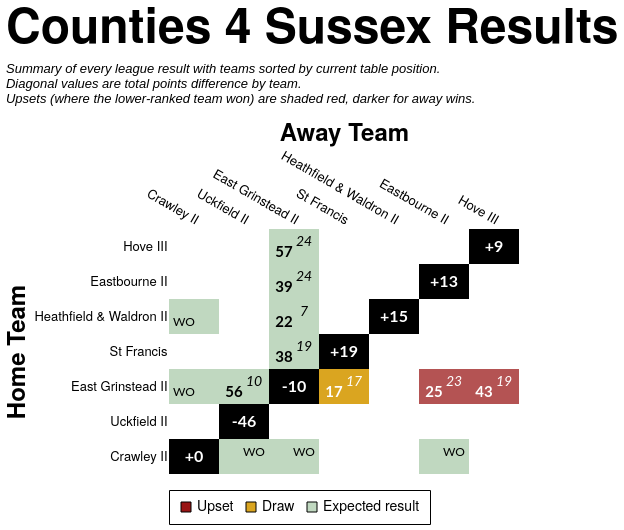

Describe this chart as a Vega-Lite specification.
### Vega-Lite specification from a JSON file in a GitHub repository (floating-point values rounded to 4 significant figures)
{"config": {"axis": {"labelFont": "PT Sans Narrow, Helvetica Neue, Helvetica, Arial, sans-serif", "titleFont": "PT Sans Narrow, Helvetica Neue, Helvetica, Arial, sans-serif", "labelFontSize": 13, "titleFontSize": 24, "gridColor": "#202947", "gridOpacity": 0.2, "zindex": 1}, "text": {"font": "Lato, sans-serif"}, "bar": {"cornerRadiusEnd": 5}, "header": {"labelFont": "PT Sans Narrow, Helvetica Neue, Helvetica, Arial, sans-serif", "titleFont": "PT Sans Narrow, Helvetica Neue, Helvetica, Arial, sans-serif", "labelFontSize": 24, "titleFontSize": 28, "labelFontWeight": "bold", "orient": "left"}, "legend": {"labelFont": "PT Sans Narrow, Helvetica Neue, Helvetica, Arial, sans-serif", "titleFont": "PT Sans Narrow, Helvetica Neue, Helvetica, Arial, sans-serif", "labelFontSize": 14, "titleFontSize": 16, "titlePadding": 5, "fillColor": "white", "strokeColor": "black", "padding": 10, "titleFontWeight": "lighter", "titleFontStyle": "italic", "titleColor": "gray", "offset": 10}, "title": {"font": "PT Sans Narrow, Helvetica Neue, Helvetica, Arial, sans-serif", "fontSize": 48, "fontWeight": "bold", "anchor": "start", "align": "center", "titlePadding": 20, "subtitlePadding": 10, "subtitleFontSize": 13, "subtitleColor": "", "subtitleFontStyle": "italic", "offset": 15, "color": "black"}, "axisX": {"labelAngle": 0}, "facet": {"title": null, "header": null, "align": {"row": "each", "column": "each"}, "spacing": 10}, "resolve": {"scale": {"y": "independent", "facet": "independent"}}, "background": "transparent", "scale": {"offsetBandPaddingOuter": 0.2, "offsetBandPaddingInner": 0.1}, "view": {"stroke": null, "background": "transparent"}}, "layer": [{"data": {"name": "data-c476c2890ef0f226110b5867b8615b88"}, "mark": {"type": "rect"}, "encoding": {"color": {"field": "unexpected_result", "legend": {"labelExpr": "datum.value === 'Upset (Away Win)' ? 'Upset' : datum.value", "labelLimit": 220, "offset": 16, "orient": "bottom", "symbolStrokeColor": "black", "symbolStrokeWidth": 1, "values": ["Upset (Away Win)", "Draw", "Expected result"]}, "scale": {"domain": ["Expected result", "Upset (Home Win)", "Upset (Away Win)", "Draw", "To be played", "N/A"], "range": ["#146f1444", "#991515bb", "#991515", "goldenrod", "white", "black"]}, "title": null, "type": "nominal"}, "opacity": {"condition": {"test": "datum.home_team == param_32['home_team'] || datum.away_team == param_32['home_team'] || !isValid(param_32['home_team'])", "value": 1.0}, "value": 0.1}, "tooltip": [{"field": "home_team", "title": "Home", "type": "nominal"}, {"field": "away_team", "title": "Away", "type": "nominal"}, {"field": "home_score_text", "title": "Home Score", "type": "nominal"}, {"field": "away_score_text", "title": "Away Score", "type": "nominal"}, {"field": "result", "title": "Result", "type": "nominal"}, {"field": "unexpected_result", "title": "Unexpectedness", "type": "nominal"}, {"field": "date", "format": "%d %b %Y", "title": "Date", "type": "temporal"}], "x": {"axis": {"domain": false, "grid": false, "labelAngle": 30, "orient": "top", "ticks": false}, "field": "away_team", "sort": ["Crawley II", "Uckfield II", "East Grinstead II", "St Francis", "Heathfield & Waldron II", "Eastbourne II", "Hove III"], "title": "Away Team", "type": "nominal"}, "y": {"axis": {"domain": false, "grid": false, "ticks": false}, "field": "home_team", "sort": ["Hove III", "Eastbourne II", "Heathfield & Waldron II", "St Francis", "East Grinstead II", "Uckfield II", "Crawley II"], "title": "Home Team", "type": "nominal"}}, "name": "view_29"}, {"data": {"name": "data-c476c2890ef0f226110b5867b8615b88"}, "mark": {"type": "text", "fontStyle": "italic", "size": 14, "xOffset": 10, "yOffset": -5}, "encoding": {"color": {"condition": {"test": "(datum.home_team == param_32['home_team'] || datum.away_team == param_32['home_team'] || !isValid(param_32['home_team'])) && datum.unexpected_result == 'Expected result'", "value": "black"}, "value": "white"}, "text": {"field": "away_score_text", "type": "nominal"}, "x": {"field": "away_team", "sort": ["Crawley II", "Uckfield II", "East Grinstead II", "St Francis", "Heathfield & Waldron II", "Eastbourne II", "Hove III"], "type": "nominal"}, "y": {"field": "home_team", "sort": ["Hove III", "Eastbourne II", "Heathfield & Waldron II", "St Francis", "East Grinstead II", "Uckfield II", "Crawley II"], "type": "nominal"}}, "transform": [{"filter": "datum.away_score_text != '' && datum.away_score_text != 'WO'"}]}, {"data": {"name": "data-c476c2890ef0f226110b5867b8615b88"}, "mark": {"type": "text", "size": 12, "xOffset": 10, "yOffset": -5}, "encoding": {"color": {"condition": {"test": "(datum.home_team == param_32['home_team'] || datum.away_team == param_32['home_team'] || !isValid(param_32['home_team'])) && datum.unexpected_result == 'Expected result'", "value": "black"}, "value": "white"}, "text": {"field": "away_score_text", "type": "nominal"}, "x": {"field": "away_team", "sort": ["Crawley II", "Uckfield II", "East Grinstead II", "St Francis", "Heathfield & Waldron II", "Eastbourne II", "Hove III"], "type": "nominal"}, "y": {"field": "home_team", "sort": ["Hove III", "Eastbourne II", "Heathfield & Waldron II", "St Francis", "East Grinstead II", "Uckfield II", "Crawley II"], "type": "nominal"}}, "transform": [{"filter": "datum.away_score_text == 'WO'"}]}, {"data": {"name": "data-c476c2890ef0f226110b5867b8615b88"}, "mark": {"type": "text", "fontWeight": "bold", "size": 15, "xOffset": -10, "yOffset": 5}, "encoding": {"color": {"condition": {"test": "(datum.home_team == param_32['home_team'] || datum.away_team == param_32['home_team'] || !isValid(param_32['home_team'])) && datum.unexpected_result == 'Expected result'", "value": "black"}, "value": "white"}, "text": {"field": "home_score_text", "type": "nominal"}, "x": {"field": "away_team", "sort": ["Crawley II", "Uckfield II", "East Grinstead II", "St Francis", "Heathfield & Waldron II", "Eastbourne II", "Hove III"], "type": "nominal"}, "y": {"field": "home_team", "sort": ["Hove III", "Eastbourne II", "Heathfield & Waldron II", "St Francis", "East Grinstead II", "Uckfield II", "Crawley II"], "type": "nominal"}}, "transform": [{"filter": "datum.home_score_text != '' && datum.home_score_text != 'WO'"}]}, {"data": {"name": "data-c476c2890ef0f226110b5867b8615b88"}, "mark": {"type": "text", "size": 12, "xOffset": -10, "yOffset": 5}, "encoding": {"color": {"condition": {"test": "(datum.home_team == param_32['home_team'] || datum.away_team == param_32['home_team'] || !isValid(param_32['home_team'])) && datum.unexpected_result == 'Expected result'", "value": "black"}, "value": "white"}, "text": {"field": "home_score_text", "type": "nominal"}, "x": {"field": "away_team", "sort": ["Crawley II", "Uckfield II", "East Grinstead II", "St Francis", "Heathfield & Waldron II", "Eastbourne II", "Hove III"], "type": "nominal"}, "y": {"field": "home_team", "sort": ["Hove III", "Eastbourne II", "Heathfield & Waldron II", "St Francis", "East Grinstead II", "Uckfield II", "Crawley II"], "type": "nominal"}}, "transform": [{"filter": "datum.home_score_text == 'WO'"}]}, {"data": {"name": "data-fecc7afd5414ebbbadb48049a19bf62b"}, "mark": {"type": "text", "color": "white", "fontWeight": "bold", "size": 16}, "encoding": {"text": {"field": "display_text", "type": "nominal"}, "tooltip": [{"field": "home_team", "title": "Team", "type": "nominal"}, {"field": "display_text", "title": "Points Difference", "type": "nominal"}], "x": {"field": "away_team", "sort": ["Crawley II", "Uckfield II", "East Grinstead II", "St Francis", "Heathfield & Waldron II", "Eastbourne II", "Hove III"], "type": "nominal"}, "y": {"field": "home_team", "sort": ["Hove III", "Eastbourne II", "Heathfield & Waldron II", "St Francis", "East Grinstead II", "Uckfield II", "Crawley II"], "type": "nominal"}}}], "height": {"step": 35}, "params": [{"name": "param_32", "select": {"type": "point", "clear": "dblclick", "fields": ["home_team"], "on": "click"}, "value": null, "views": ["view_29"]}], "title": {"text": "Counties 4 Sussex Results", "subtitle": ["Summary of every league result with teams sorted by current table position.", "Diagonal values are total points difference by team.", "Upsets (where the lower-ranked team won) are shaded red, darker for away wins."]}, "width": {"step": 50}, "$schema": "https://vega.github.io/schema/vega-lite/v5.20.1.json", "datasets": {"data-c476c2890ef0f226110b5867b8615b88": [{"home_team": "Crawley II", "away_team": "Crawley II", "match_id": null, "date": "", "home_score": null, "away_score": null, "home_walkover": null, "away_walkover": null, "result": "N/A", "home_score_text": "", "away_score_text": "", "wo_result": "", "score_text": "", "display_text": "+0", "is_diagonal": true, "result_simple": "N/A", "unexpected_result": "N/A", "unexpected_opacity": 1.0}, {"home_team": "Crawley II", "away_team": "East Grinstead II", "match_id": "995325", "date": "2022-10-01T00:00:00", "home_score": null, "away_score": null, "home_walkover": false, "away_walkover": true, "result": "Away Win", "home_score_text": "", "away_score_text": "WO", "wo_result": "AWO", "score_text": "WO", "display_text": "WO", "is_diagonal": false, "result_simple": "Away Win", "unexpected_result": "Expected result", "unexpected_opacity": 0.25}, {"home_team": "Crawley II", "away_team": "Eastbourne II", "match_id": "995339", "date": "2022-11-12T00:00:00", "home_score": null, "away_score": null, "home_walkover": false, "away_walkover": true, "result": "Away Win", "home_score_text": "", "away_score_text": "WO", "wo_result": "AWO", "score_text": "WO", "display_text": "WO", "is_diagonal": false, "result_simple": "Away Win", "unexpected_result": "Expected result", "unexpected_opacity": 0.25}, {"home_team": "Crawley II", "away_team": "Heathfield & Waldron II", "match_id": null, "date": "", "home_score": null, "away_score": null, "home_walkover": null, "away_walkover": null, "result": "To be played", "home_score_text": "", "away_score_text": "", "wo_result": "", "score_text": "", "display_text": "", "is_diagonal": false, "result_simple": "To be played", "unexpected_result": "To be played", "unexpected_opacity": 1.0}, {"home_team": "Crawley II", "away_team": "Hove III", "match_id": null, "date": "", "home_score": null, "away_score": null, "home_walkover": null, "away_walkover": null, "result": "To be played", "home_score_text": "", "away_score_text": "", "wo_result": "", "score_text": "", "display_text": "", "is_diagonal": false, "result_simple": "To be played", "unexpected_result": "To be played", "unexpected_opacity": 1.0}, {"home_team": "Crawley II", "away_team": "St Francis", "match_id": null, "date": "", "home_score": null, "away_score": null, "home_walkover": null, "away_walkover": null, "result": "To be played", "home_score_text": "", "away_score_text": "", "wo_result": "", "score_text": "", "display_text": "", "is_diagonal": false, "result_simple": "To be played", "unexpected_result": "To be played", "unexpected_opacity": 1.0}, {"home_team": "Crawley II", "away_team": "Uckfield II", "match_id": "995351", "date": "2022-12-10T00:00:00", "home_score": null, "away_score": null, "home_walkover": false, "away_walkover": true, "result": "Away Win", "home_score_text": "", "away_score_text": "WO", "wo_result": "AWO", "score_text": "WO", "display_text": "WO", "is_diagonal": false, "result_simple": "Away Win", "unexpected_result": "Expected result", "unexpected_opacity": 0.25}, {"home_team": "East Grinstead II", "away_team": "Crawley II", "match_id": "995349", "date": "2022-12-03T00:00:00", "home_score": null, "away_score": null, "home_walkover": true, "away_walkover": false, "result": "Home Win", "home_score_text": "WO", "away_score_text": "", "wo_result": "HWO", "score_text": "WO", "display_text": "WO", "is_diagonal": false, "result_simple": "Home Win", "unexpected_result": "Expected result", "unexpected_opacity": 0.25}, {"home_team": "East Grinstead II", "away_team": "East Grinstead II", "match_id": null, "date": "", "home_score": null, "away_score": null, "home_walkover": null, "away_walkover": null, "result": "N/A", "home_score_text": "", "away_score_text": "", "wo_result": "", "score_text": "", "display_text": "-10", "is_diagonal": true, "result_simple": "N/A", "unexpected_result": "N/A", "unexpected_opacity": 1.0}, {"home_team": "East Grinstead II", "away_team": "Eastbourne II", "match_id": "995326", "date": "2022-10-15T00:00:00", "home_score": 25, "away_score": 23, "home_walkover": false, "away_walkover": false, "result": "Home Win (LBP)", "home_score_text": "25", "away_score_text": "23", "wo_result": "", "score_text": "25-23", "display_text": "25-23", "is_diagonal": false, "result_simple": "Home Win", "unexpected_result": "Upset (Home Win)", "unexpected_opacity": 0.75}, {"home_team": "East Grinstead II", "away_team": "Heathfield & Waldron II", "match_id": null, "date": "", "home_score": null, "away_score": null, "home_walkover": null, "away_walkover": null, "result": "To be played", "home_score_text": "", "away_score_text": "", "wo_result": "", "score_text": "", "display_text": "", "is_diagonal": false, "result_simple": "To be played", "unexpected_result": "To be played", "unexpected_opacity": 1.0}, {"home_team": "East Grinstead II", "away_team": "Hove III", "match_id": "1032189", "date": "2023-01-07T00:00:00", "home_score": 43, "away_score": 19, "home_walkover": false, "away_walkover": false, "result": "Home Win", "home_score_text": "43", "away_score_text": "19", "wo_result": "", "score_text": "43-19", "display_text": "43-19", "is_diagonal": false, "result_simple": "Home Win", "unexpected_result": "Upset (Home Win)", "unexpected_opacity": 0.75}, {"home_team": "East Grinstead II", "away_team": "St Francis", "match_id": "995334", "date": "2022-10-29T00:00:00", "home_score": 17, "away_score": 17, "home_walkover": false, "away_walkover": false, "result": "Draw", "home_score_text": "17", "away_score_text": "17", "wo_result": "", "score_text": "17-17", "display_text": "17-17", "is_diagonal": false, "result_simple": "Draw", "unexpected_result": "Draw", "unexpected_opacity": 0.75}, {"home_team": "East Grinstead II", "away_team": "Uckfield II", "match_id": "1034960", "date": "2023-02-11T00:00:00", "home_score": 56, "away_score": 10, "home_walkover": false, "away_walkover": false, "result": "Home Win", "home_score_text": "56", "away_score_text": "10", "wo_result": "", "score_text": "56-10", "display_text": "56-10", "is_diagonal": false, "result_simple": "Home Win", "unexpected_result": "Expected result", "unexpected_opacity": 0.25}, {"home_team": "Eastbourne II", "away_team": "Crawley II", "match_id": null, "date": "", "home_score": null, "away_score": null, "home_walkover": null, "away_walkover": null, "result": "To be played", "home_score_text": "", "away_score_text": "", "wo_result": "", "score_text": "", "display_text": "", "is_diagonal": false, "result_simple": "To be played", "unexpected_result": "To be played", "unexpected_opacity": 1.0}, {"home_team": "Eastbourne II", "away_team": "East Grinstead II", "match_id": "1032182", "date": "2023-01-21T00:00:00", "home_score": 39, "away_score": 24, "home_walkover": false, "away_walkover": false, "result": "Home Win", "home_score_text": "39", "away_score_text": "24", "wo_result": "", "score_text": "39-24", "display_text": "39-24", "is_diagonal": false, "result_simple": "Home Win", "unexpected_result": "Expected result", "unexpected_opacity": 0.25}, {"home_team": "Eastbourne II", "away_team": "Eastbourne II", "match_id": null, "date": "", "home_score": null, "away_score": null, "home_walkover": null, "away_walkover": null, "result": "N/A", "home_score_text": "", "away_score_text": "", "wo_result": "", "score_text": "", "display_text": "+13", "is_diagonal": true, "result_simple": "N/A", "unexpected_result": "N/A", "unexpected_opacity": 1.0}, {"home_team": "Eastbourne II", "away_team": "Heathfield & Waldron II", "match_id": null, "date": "", "home_score": null, "away_score": null, "home_walkover": null, "away_walkover": null, "result": "To be played", "home_score_text": "", "away_score_text": "", "wo_result": "", "score_text": "", "display_text": "", "is_diagonal": false, "result_simple": "To be played", "unexpected_result": "To be played", "unexpected_opacity": 1.0}, {"home_team": "Eastbourne II", "away_team": "Hove III", "match_id": null, "date": "", "home_score": null, "away_score": null, "home_walkover": null, "away_walkover": null, "result": "To be played", "home_score_text": "", "away_score_text": "", "wo_result": "", "score_text": "", "display_text": "", "is_diagonal": false, "result_simple": "To be played", "unexpected_result": "To be played", "unexpected_opacity": 1.0}, {"home_team": "Eastbourne II", "away_team": "St Francis", "match_id": null, "date": "", "home_score": null, "away_score": null, "home_walkover": null, "away_walkover": null, "result": "To be played", "home_score_text": "", "away_score_text": "", "wo_result": "", "score_text": "", "display_text": "", "is_diagonal": false, "result_simple": "To be played", "unexpected_result": "To be played", "unexpected_opacity": 1.0}, {"home_team": "Eastbourne II", "away_team": "Uckfield II", "match_id": null, "date": "", "home_score": null, "away_score": null, "home_walkover": null, "away_walkover": null, "result": "To be played", "home_score_text": "", "away_score_text": "", "wo_result": "", "score_text": "", "display_text": "", "is_diagonal": false, "result_simple": "To be played", "unexpected_result": "To be played", "unexpected_opacity": 1.0}, {"home_team": "Heathfield & Waldron II", "away_team": "Crawley II", "match_id": "1034971", "date": "2023-02-11T00:00:00", "home_score": null, "away_score": null, "home_walkover": true, "away_walkover": false, "result": "Home Win", "home_score_text": "WO", "away_score_text": "", "wo_result": "HWO", "score_text": "WO", "display_text": "WO", "is_diagonal": false, "result_simple": "Home Win", "unexpected_result": "Expected result", "unexpected_opacity": 0.25}, {"home_team": "Heathfield & Waldron II", "away_team": "East Grinstead II", "match_id": "995341", "date": "2022-11-12T00:00:00", "home_score": 22, "away_score": 7, "home_walkover": false, "away_walkover": false, "result": "Home Win", "home_score_text": "22", "away_score_text": "7", "wo_result": "", "score_text": "22-7", "display_text": "22-7", "is_diagonal": false, "result_simple": "Home Win", "unexpected_result": "Expected result", "unexpected_opacity": 0.25}, {"home_team": "Heathfield & Waldron II", "away_team": "Eastbourne II", "match_id": null, "date": "", "home_score": null, "away_score": null, "home_walkover": null, "away_walkover": null, "result": "To be played", "home_score_text": "", "away_score_text": "", "wo_result": "", "score_text": "", "display_text": "", "is_diagonal": false, "result_simple": "To be played", "unexpected_result": "To be played", "unexpected_opacity": 1.0}, {"home_team": "Heathfield & Waldron II", "away_team": "Heathfield & Waldron II", "match_id": null, "date": "", "home_score": null, "away_score": null, "home_walkover": null, "away_walkover": null, "result": "N/A", "home_score_text": "", "away_score_text": "", "wo_result": "", "score_text": "", "display_text": "+15", "is_diagonal": true, "result_simple": "N/A", "unexpected_result": "N/A", "unexpected_opacity": 1.0}, {"home_team": "Heathfield & Waldron II", "away_team": "Hove III", "match_id": null, "date": "", "home_score": null, "away_score": null, "home_walkover": null, "away_walkover": null, "result": "To be played", "home_score_text": "", "away_score_text": "", "wo_result": "", "score_text": "", "display_text": "", "is_diagonal": false, "result_simple": "To be played", "unexpected_result": "To be played", "unexpected_opacity": 1.0}, {"home_team": "Heathfield & Waldron II", "away_team": "St Francis", "match_id": null, "date": "", "home_score": null, "away_score": null, "home_walkover": null, "away_walkover": null, "result": "To be played", "home_score_text": "", "away_score_text": "", "wo_result": "", "score_text": "", "display_text": "", "is_diagonal": false, "result_simple": "To be played", "unexpected_result": "To be played", "unexpected_opacity": 1.0}, {"home_team": "Heathfield & Waldron II", "away_team": "Uckfield II", "match_id": null, "date": "", "home_score": null, "away_score": null, "home_walkover": null, "away_walkover": null, "result": "To be played", "home_score_text": "", "away_score_text": "", "wo_result": "", "score_text": "", "display_text": "", "is_diagonal": false, "result_simple": "To be played", "unexpected_result": "To be played", "unexpected_opacity": 1.0}, {"home_team": "Hove III", "away_team": "Crawley II", "match_id": null, "date": "", "home_score": null, "away_score": null, "home_walkover": null, "away_walkover": null, "result": "To be played", "home_score_text": "", "away_score_text": "", "wo_result": "", "score_text": "", "display_text": "", "is_diagonal": false, "result_simple": "To be played", "unexpected_result": "To be played", "unexpected_opacity": 1.0}, {"home_team": "Hove III", "away_team": "East Grinstead II", "match_id": "995369", "date": "2023-03-04T00:00:00", "home_score": 57, "away_score": 24, "home_walkover": false, "away_walkover": false, "result": "Home Win", "home_score_text": "57", "away_score_text": "24", "wo_result": "", "score_text": "57-24", "display_text": "57-24", "is_diagonal": false, "result_simple": "Home Win", "unexpected_result": "Expected result", "unexpected_opacity": 0.25}, {"home_team": "Hove III", "away_team": "Eastbourne II", "match_id": null, "date": "", "home_score": null, "away_score": null, "home_walkover": null, "away_walkover": null, "result": "To be played", "home_score_text": "", "away_score_text": "", "wo_result": "", "score_text": "", "display_text": "", "is_diagonal": false, "result_simple": "To be played", "unexpected_result": "To be played", "unexpected_opacity": 1.0}, {"home_team": "Hove III", "away_team": "Heathfield & Waldron II", "match_id": null, "date": "", "home_score": null, "away_score": null, "home_walkover": null, "away_walkover": null, "result": "To be played", "home_score_text": "", "away_score_text": "", "wo_result": "", "score_text": "", "display_text": "", "is_diagonal": false, "result_simple": "To be played", "unexpected_result": "To be played", "unexpected_opacity": 1.0}, {"home_team": "Hove III", "away_team": "Hove III", "match_id": null, "date": "", "home_score": null, "away_score": null, "home_walkover": null, "away_walkover": null, "result": "N/A", "home_score_text": "", "away_score_text": "", "wo_result": "", "score_text": "", "display_text": "+9", "is_diagonal": true, "result_simple": "N/A", "unexpected_result": "N/A", "unexpected_opacity": 1.0}, {"home_team": "Hove III", "away_team": "St Francis", "match_id": null, "date": "", "home_score": null, "away_score": null, "home_walkover": null, "away_walkover": null, "result": "To be played", "home_score_text": "", "away_score_text": "", "wo_result": "", "score_text": "", "display_text": "", "is_diagonal": false, "result_simple": "To be played", "unexpected_result": "To be played", "unexpected_opacity": 1.0}, {"home_team": "Hove III", "away_team": "Uckfield II", "match_id": null, "date": "", "home_score": null, "away_score": null, "home_walkover": null, "away_walkover": null, "result": "To be played", "home_score_text": "", "away_score_text": "", "wo_result": "", "score_text": "", "display_text": "", "is_diagonal": false, "result_simple": "To be played", "unexpected_result": "To be played", "unexpected_opacity": 1.0}, {"home_team": "St Francis", "away_team": "Crawley II", "match_id": null, "date": "", "home_score": null, "away_score": null, "home_walkover": null, "away_walkover": null, "result": "To be played", "home_score_text": "", "away_score_text": "", "wo_result": "", "score_text": "", "display_text": "", "is_diagonal": false, "result_simple": "To be played", "unexpected_result": "To be played", "unexpected_opacity": 1.0}, {"home_team": "St Francis", "away_team": "East Grinstead II", "match_id": "995361", "date": "2023-01-28T00:00:00", "home_score": 38, "away_score": 19, "home_walkover": false, "away_walkover": false, "result": "Home Win", "home_score_text": "38", "away_score_text": "19", "wo_result": "", "score_text": "38-19", "display_text": "38-19", "is_diagonal": false, "result_simple": "Home Win", "unexpected_result": "Expected result", "unexpected_opacity": 0.25}, {"home_team": "St Francis", "away_team": "Eastbourne II", "match_id": null, "date": "", "home_score": null, "away_score": null, "home_walkover": null, "away_walkover": null, "result": "To be played", "home_score_text": "", "away_score_text": "", "wo_result": "", "score_text": "", "display_text": "", "is_diagonal": false, "result_simple": "To be played", "unexpected_result": "To be played", "unexpected_opacity": 1.0}, {"home_team": "St Francis", "away_team": "Heathfield & Waldron II", "match_id": null, "date": "", "home_score": null, "away_score": null, "home_walkover": null, "away_walkover": null, "result": "To be played", "home_score_text": "", "away_score_text": "", "wo_result": "", "score_text": "", "display_text": "", "is_diagonal": false, "result_simple": "To be played", "unexpected_result": "To be played", "unexpected_opacity": 1.0}, {"home_team": "St Francis", "away_team": "Hove III", "match_id": null, "date": "", "home_score": null, "away_score": null, "home_walkover": null, "away_walkover": null, "result": "To be played", "home_score_text": "", "away_score_text": "", "wo_result": "", "score_text": "", "display_text": "", "is_diagonal": false, "result_simple": "To be played", "unexpected_result": "To be played", "unexpected_opacity": 1.0}, {"home_team": "St Francis", "away_team": "St Francis", "match_id": null, "date": "", "home_score": null, "away_score": null, "home_walkover": null, "away_walkover": null, "result": "N/A", "home_score_text": "", "away_score_text": "", "wo_result": "", "score_text": "", "display_text": "+19", "is_diagonal": true, "result_simple": "N/A", "unexpected_result": "N/A", "unexpected_opacity": 1.0}, {"home_team": "St Francis", "away_team": "Uckfield II", "match_id": null, "date": "", "home_score": null, "away_score": null, "home_walkover": null, "away_walkover": null, "result": "To be played", "home_score_text": "", "away_score_text": "", "wo_result": "", "score_text": "", "display_text": "", "is_diagonal": false, "result_simple": "To be played", "unexpected_result": "To be played", "unexpected_opacity": 1.0}, {"home_team": "Uckfield II", "away_team": "Crawley II", "match_id": null, "date": "", "home_score": null, "away_score": null, "home_walkover": null, "away_walkover": null, "result": "To be played", "home_score_text": "", "away_score_text": "", "wo_result": "", "score_text": "", "display_text": "", "is_diagonal": false, "result_simple": "To be played", "unexpected_result": "To be played", "unexpected_opacity": 1.0}, {"home_team": "Uckfield II", "away_team": "East Grinstead II", "match_id": null, "date": "", "home_score": null, "away_score": null, "home_walkover": null, "away_walkover": null, "result": "To be played", "home_score_text": "", "away_score_text": "", "wo_result": "", "score_text": "", "display_text": "", "is_diagonal": false, "result_simple": "To be played", "unexpected_result": "To be played", "unexpected_opacity": 1.0}, {"home_team": "Uckfield II", "away_team": "Eastbourne II", "match_id": null, "date": "", "home_score": null, "away_score": null, "home_walkover": null, "away_walkover": null, "result": "To be played", "home_score_text": "", "away_score_text": "", "wo_result": "", "score_text": "", "display_text": "", "is_diagonal": false, "result_simple": "To be played", "unexpected_result": "To be played", "unexpected_opacity": 1.0}, {"home_team": "Uckfield II", "away_team": "Heathfield & Waldron II", "match_id": null, "date": "", "home_score": null, "away_score": null, "home_walkover": null, "away_walkover": null, "result": "To be played", "home_score_text": "", "away_score_text": "", "wo_result": "", "score_text": "", "display_text": "", "is_diagonal": false, "result_simple": "To be played", "unexpected_result": "To be played", "unexpected_opacity": 1.0}, {"home_team": "Uckfield II", "away_team": "Hove III", "match_id": null, "date": "", "home_score": null, "away_score": null, "home_walkover": null, "away_walkover": null, "result": "To be played", "home_score_text": "", "away_score_text": "", "wo_result": "", "score_text": "", "display_text": "", "is_diagonal": false, "result_simple": "To be played", "unexpected_result": "To be played", "unexpected_opacity": 1.0}, {"home_team": "Uckfield II", "away_team": "St Francis", "match_id": null, "date": "", "home_score": null, "away_score": null, "home_walkover": null, "away_walkover": null, "result": "To be played", "home_score_text": "", "away_score_text": "", "wo_result": "", "score_text": "", "display_text": "", "is_diagonal": false, "result_simple": "To be played", "unexpected_result": "To be played", "unexpected_opacity": 1.0}, {"home_team": "Uckfield II", "away_team": "Uckfield II", "match_id": null, "date": "", "home_score": null, "away_score": null, "home_walkover": null, "away_walkover": null, "result": "N/A", "home_score_text": "", "away_score_text": "", "wo_result": "", "score_text": "", "display_text": "-46", "is_diagonal": true, "result_simple": "N/A", "unexpected_result": "N/A", "unexpected_opacity": 1.0}], "data-fecc7afd5414ebbbadb48049a19bf62b": [{"home_team": "Crawley II", "away_team": "Crawley II", "match_id": null, "date": "", "home_score": null, "away_score": null, "home_walkover": null, "away_walkover": null, "result": "N/A", "home_score_text": "", "away_score_text": "", "wo_result": "", "score_text": "", "display_text": "+0", "is_diagonal": true, "result_simple": "N/A", "unexpected_result": "N/A", "unexpected_opacity": 1.0}, {"home_team": "East Grinstead II", "away_team": "East Grinstead II", "match_id": null, "date": "", "home_score": null, "away_score": null, "home_walkover": null, "away_walkover": null, "result": "N/A", "home_score_text": "", "away_score_text": "", "wo_result": "", "score_text": "", "display_text": "-10", "is_diagonal": true, "result_simple": "N/A", "unexpected_result": "N/A", "unexpected_opacity": 1.0}, {"home_team": "Eastbourne II", "away_team": "Eastbourne II", "match_id": null, "date": "", "home_score": null, "away_score": null, "home_walkover": null, "away_walkover": null, "result": "N/A", "home_score_text": "", "away_score_text": "", "wo_result": "", "score_text": "", "display_text": "+13", "is_diagonal": true, "result_simple": "N/A", "unexpected_result": "N/A", "unexpected_opacity": 1.0}, {"home_team": "Heathfield & Waldron II", "away_team": "Heathfield & Waldron II", "match_id": null, "date": "", "home_score": null, "away_score": null, "home_walkover": null, "away_walkover": null, "result": "N/A", "home_score_text": "", "away_score_text": "", "wo_result": "", "score_text": "", "display_text": "+15", "is_diagonal": true, "result_simple": "N/A", "unexpected_result": "N/A", "unexpected_opacity": 1.0}, {"home_team": "Hove III", "away_team": "Hove III", "match_id": null, "date": "", "home_score": null, "away_score": null, "home_walkover": null, "away_walkover": null, "result": "N/A", "home_score_text": "", "away_score_text": "", "wo_result": "", "score_text": "", "display_text": "+9", "is_diagonal": true, "result_simple": "N/A", "unexpected_result": "N/A", "unexpected_opacity": 1.0}, {"home_team": "St Francis", "away_team": "St Francis", "match_id": null, "date": "", "home_score": null, "away_score": null, "home_walkover": null, "away_walkover": null, "result": "N/A", "home_score_text": "", "away_score_text": "", "wo_result": "", "score_text": "", "display_text": "+19", "is_diagonal": true, "result_simple": "N/A", "unexpected_result": "N/A", "unexpected_opacity": 1.0}, {"home_team": "Uckfield II", "away_team": "Uckfield II", "match_id": null, "date": "", "home_score": null, "away_score": null, "home_walkover": null, "away_walkover": null, "result": "N/A", "home_score_text": "", "away_score_text": "", "wo_result": "", "score_text": "", "display_text": "-46", "is_diagonal": true, "result_simple": "N/A", "unexpected_result": "N/A", "unexpected_opacity": 1.0}]}}
